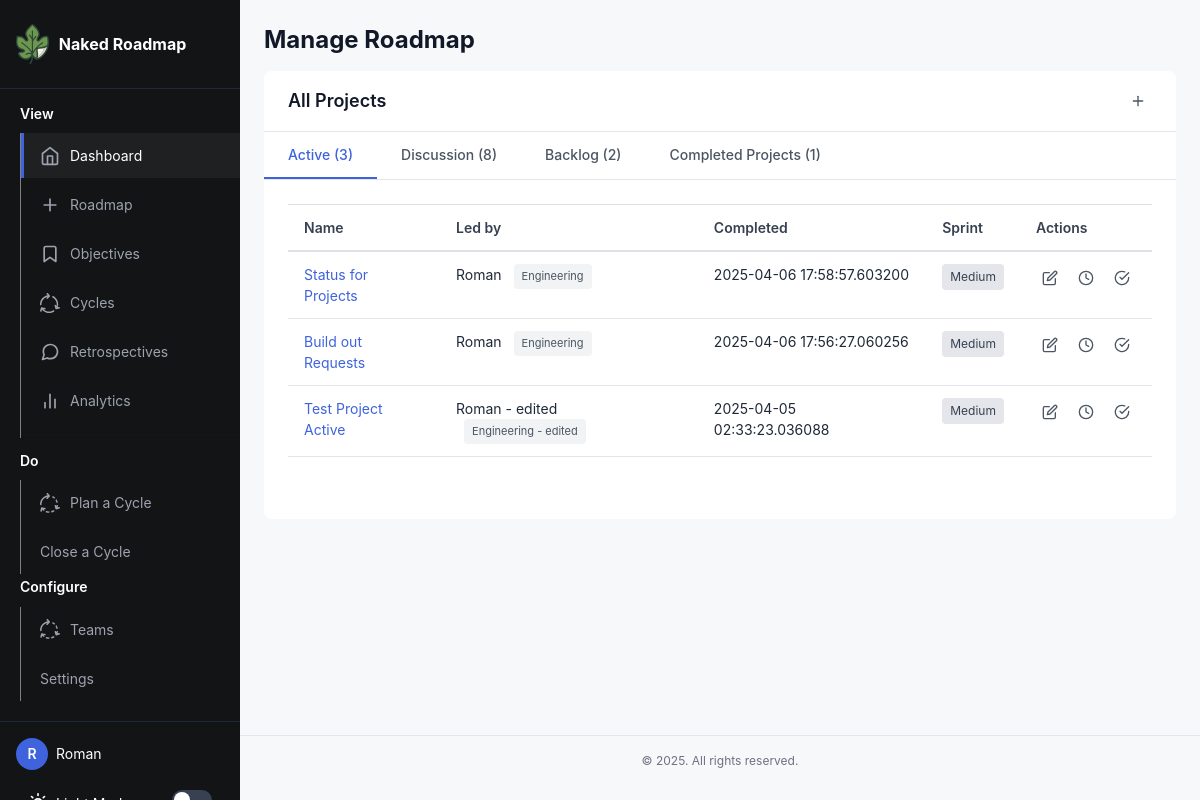
The page /projects (signed in) on the database its author committed.
### app/models.py (models this page shows, shortened)
class User(UserMixin, db.Model):
    id: so.Mapped[int] = so.mapped_column(primary_key=True)
    username: so.Mapped[str] = so.mapped_column(sa.String(64), index=True, unique=True)
    email: so.Mapped[str] = so.mapped_column(sa.String(120), index=True, unique=True)
    password_hash: so.Mapped[Optional[str]] = so.mapped_column(sa.String(256))
    posts: so.WriteOnlyMapped['Post'] = so.relationship(back_populates='author')

class Project(db.Model):
    __tablename__ = "project"
    id: so.Mapped[int] = so.mapped_column(primary_key=True)
    name: so.Mapped[str] = so.mapped_column(sa.TEXT())
    created: so.Mapped[datetime] = so.mapped_column(index=True, default=lambda: datetime.now(timezone.utc))
    dri: so.Mapped[str] = so.mapped_column(sa.TEXT())
    team: so.Mapped[str] = so.mapped_column(sa.TEXT())
    context: so.Mapped[str] = so.mapped_column(sa.TEXT())
    why: so.Mapped[str] = so.mapped_column(sa.TEXT())
    requirements: so.Mapped[str] = so.mapped_column(sa.TEXT())
    launch: so.Mapped[str] = so.mapped_column(sa.TEXT())
    location: so.Mapped[str] = so.mapped_column(sa.TEXT(),  nullable=True, default="discussion")
    type: so.Mapped[str] = so.mapped_column(sa.TEXT(), nullable=True)
    status: so.Mapped[str] = so.mapped_column(sa.TEXT(), nullable=True, default="Active")
    objective_id = db.Column(db.Integer, db.ForeignKey('goal.id'), nullable=True)
    objective = db.relationship('Goal', backref=db.backref('projects', lazy='dynamic'))

### app/routes.py (the view)
@app.route('/projects')
@login_required # If you want to toggle someone forced to log in to see roadmap, you can use this.
def projectspage():
    projects = (
        Project.query
        .order_by(Project.created.desc())
        .all()
    )
    return render_template('projects.html', title='Projects', projects=projects)

### app/models.py (called while the page is built)
@login.user_loader
def load_user(id):
    return db.session.get(User, int(id))

### app/routes.py (called while the page is built)
@app.context_processor
def inject_csrf_token():
    return dict(csrf_token=generate_csrf())

### app/templates/projects.html (shortened to what this page needs)
{% extends 'base.html' %}
{% block content %}
<h1>Manage Roadmap</h1>
<section class="section discussion-section">
  <div class="section-header">
    <h3>All Projects</h3>
    <a href="{{ url_for('createProject') }}" class="btn-icon" title="Create a New Project">
      <svg width="16" height="16" viewBox="0 0 24 24" fill="none" stroke="currentColor" stroke-width="2" stroke-linecap="round" stroke-linejoin="round">
        <line x1="12" y1="5" x2="12" y2="19"></line>
        <line x1="5" y1="12" x2="19" y2="12"></line>
      </svg>
    </a>
  </div>
<section class="section tabbed-section">
  <div class="tabs">
    <button class="tab-btn active" data-tab="active">Active ({% for len in projects|selectattr('location', '==', "sprint") %}{% if loop.index == 1 %}{{ '0' if loop is none else loop|length }}{% endif %}{% endfor %})</button>
    <button class="tab-btn" data-tab="discussion">Discussion ({% for len in projects|selectattr('location', '==', "discussion") %}{% if loop.index == 1 %}{{ '0' if loop is none else loop|length }}{% endif %}{% endfor %})</button>
    <button class="tab-btn" data-tab="backlog">Backlog ({% for len in projects|selectattr('location', '==', "backlog") %}{% if loop.index == 1 %}{{ '0' if loop is none else loop|length }}{% endif %}{% endfor %})</button>
    <button class="tab-btn" data-tab="completed">Completed Projects ({% for len in projects|selectattr('location', '==', "completed") %}{% if loop.index == 1 %}{{ '0' if loop is none else loop|length }}{% endif %}{% endfor %})</button>
  </div>
  <div class="tab-content active" id="active-tab">
    <div class="table-responsive">
      <table class="table">
        <thead>
          <tr>
            <th>Name</th>
            <th>Led by</th>
            <th>Completed</th>
            <th>Sprint</th>
            <th>Actions</th>
          </tr>
        </thead>
        <tbody>
          {% for project in projects|selectattr('location', '==', "sprint") %}
          <tr>
            <td><a href="{{ url_for('project', project_id=project['id']) }}">{{ project.name }}</a></td>
            <td>{{ project.dri }} <span class="team-tag">{{ project.team }}</span></td>
            <td>{{ project.created }}</td>
            <td>
              <span class="priority-indicator
                {% if project.priority == 'High' %}priority-high
                {% elif project.priority == 'Medium' %}priority-medium
                {% else %}priority-low{% endif %}">
                {{ project.priority|default('Medium') }}
              </span>
            </td>
            <td>
              <div class="action-buttons">
                <a href="{{ url_for('edit', project_id=project.id) }}" class="btn-icon" title="Edit project">
                  <svg width="16" height="16" viewBox="0 0 24 24" fill="none" stroke="currentColor" stroke-width="2" stroke-linecap="round" stroke-linejoin="round">
                    <path d="M11 4H4a2 2 0 0 0-2 2v14a2 2 0 0 0 2 2h14a2 2 0 0 0 2-2v-7"></path>
                    <path d="M18.5 2.5a2.121 2.121 0 0 1 3 3L12 15l-4 1 1-4 9.5-9.5z"></path>
                  </svg>
                </a>
                <a href="#" class="btn-icon" title="Move to discussion">
                  <svg width="16" height="16" viewBox="0 0 24 24" fill="none" stroke="currentColor" stroke-width="2" stroke-linecap="round" stroke-linejoin="round">
                    <circle cx="12" cy="12" r="10"></circle>
                    <polyline points="12 6 12 12 16 14"></polyline>
                  </svg>
                </a>
                <a href="{{url_for('add_to_cycle', project_id=project.id, sprint_id=2) }}" class="btn-icon" title="Add to Sprint">
                  <svg width="16" height="16" viewBox="0 0 24 24" fill="none" stroke="currentColor" stroke-width="2" stroke-linecap="round" stroke-linejoin="round">
                    <path d="M22 11.08V12a10 10 0 1 1-5.93-9.14"></path>
                    <polyline points="22 4 12 14.01 9 11.01"></polyline>
                  </svg>
                </a>
              </div>
            </td>
          </tr>
          {% endfor %}
        </tbody>
      </table>
    </div>
  </div>
</section>
{% endblock %}

### app/templates/base.html (shortened to what this page needs)
<!doctype html>
<html lang="en" data-theme="light">
<head>
  <link rel="stylesheet" href="https://stackpath.bootstrapcdn.com/bootstrap/4.3.1/css/bootstrap.min.css">
  <link rel="stylesheet" type="text/css" href={{ url_for('static', filename='./css/style.css')}}>
  <link href="static/fonts/Mulish/Mulish-VariableFont_wght.ttf" rel="stylesheet">
</head>
<body>
  <div class="app-container">
    <div class="sidebar">
      <div class="sidebar-header">
        <a href="{{ url_for('index')}}" class="logo">
          <img src="{{ url_for('static', filename='fig-icon.svg')}}" style="max-height:40px; margin-right:10px;">
          <span>Naked Roadmap</span>
        </a>
      </div>
      <nav class="sidebar-nav">
        <h6 style="margin:0px 20px; padding-bottom:10px;">View</h6>
        <ul>
          <li>
            <a href="{{ url_for('index') }}" class="active">
              <img src="{{ url_for('static', filename='./icons/dashboard.svg')}}" style="max-height:20px; margin-right:10px;">
              Dashboard
            </a>
          </li>
          <li>
            <a href="{{ url_for('projectspage') }}">
              <img src="{{ url_for('static', filename='./icons/roadmap.svg')}}" style="max-height:20px; margin-right:10px;">
              Roadmap
            </a>
          </li>
          <li>
            <a href="{{ url_for('createGoal') }}">
              <img src="{{ url_for('static', filename='./icons/objective.svg')}}" style="max-height:20px; margin-right:10px;">
              Objectives
            </a>
          </li>
          <li>
            <a href="{{ url_for('show_cycles') }}">
              <img src="{{ url_for('static', filename='./icons/cycle.svg')}}" style="max-height:20px; margin-right:10px;"> Cycles
            </a>
          </li>
          <li>
            <a href="#">
              <img src="{{ url_for('static', filename='./icons/retrospectives.svg')}}" style="max-height:20px; margin-right:10px;">
              Retrospectives
            </a>
          </li>
          <li>
            <a href="#">
              <img src="{{ url_for('static', filename='./icons/analytics.svg')}}" style="max-height:20px; margin-right:10px;">
              Analytics
            </a>
          </li>
          <li>
            <hr>
          </li>
        </ul>
        <h6 style="margin:0px 20px; padding-bottom:10px;">Do</h6>
        <ul>
          <li>
            <a href="{{url_for('plan_sprint') }}">
              <img src="{{ url_for('static', filename='./icons/cycle-2.svg')}}" style="max-height:20px; margin-right:10px;"> Plan a Cycle
            </a>
          </li>
          <li>
            <a href="#">
              Close a Cycle
            </a>
          </li>
        </ul>
        <h6 style="margin:0px 20px; padding-bottom:10px;">Configure</h6>
        <ul>
          <li>
            <a href="{{url_for('plan_sprint') }}">
              <img src="{{ url_for('static', filename='./icons/cycle-2.svg')}}" style="max-height:20px; margin-right:10px;"> Teams
            </a>
          </li>
          <li>
            <a href="#">
              Settings
            </a>
          </li>
        </ul>
      </nav>
      <div class="sidebar-footer">
        {% if current_user.is_anonymous %}
        <a href="{{ url_for('login') }}" class="btn-login">
          <svg width="20" height="20" viewBox="0 0 24 24" fill="none" xmlns="http://www.w3.org/2000/svg">
            <path d="M15 3h4a2 2 0 012 2v14a2 2 0 01-2 2h-4M10 17l5-5-5-5M15 12H3" stroke="currentColor" stroke-width="2" stroke-linecap="round" stroke-linejoin="round" />
          </svg>
          Login
        </a>
        <div class="theme-switch">
          <svg class="theme-switch-icon" xmlns="http://www.w3.org/2000/svg" width="20" height="20" viewBox="0 0 24 24" fill="none" stroke="currentColor" stroke-width="2" stroke-linecap="round" stroke-linejoin="round">
            <circle cx="12" cy="12" r="5"></circle>
            <line x1="12" y1="1" x2="12" y2="3"></line>
            <line x1="12" y1="21" x2="12" y2="23"></line>
            <line x1="4.22" y1="4.22" x2="5.64" y2="5.64"></line>
            <line x1="18.36" y1="18.36" x2="19.78" y2="19.78"></line>
            <line x1="1" y1="12" x2="3" y2="12"></line>
            <line x1="21" y1="12" x2="23" y2="12"></line>
            <line x1="4.22" y1="19.78" x2="5.64" y2="18.36"></line>
            <line x1="18.36" y1="5.64" x2="19.78" y2="4.22"></line>
          </svg>
          <span class="theme-switch-text">Light Mode</span>
          <label class="toggle-switch">
            <input type="checkbox" id="theme-toggle">
            <span class="toggle-slider"></span>
          </label>
        </div>
        {% else %}
        <div class="user-info">
          <div class="user-avatar">{{ current_user.username[0] }}</div>
          <span>{{ current_user.username }}</span>
        </div>
        <div class="theme-switch">
          <span class="theme-switch-text">Light Mode</span>
          <label class="toggle-switch">
            <span class="toggle-slider"></span>
          </label>
        </div>
        {% endif %}
      </div>
    </div>
    <div class="main-content">
      <div class="content-container">
        {% block content %}{% endblock %}
      </div>
      <footer class="app-footer">
        <p>&copy; {{ config.company_name }} 2025. All rights reserved.</p>
      </footer>
    </div>
  </div>
</body>
</html>

### rows shown on the page
User: username "R", username "Roman"
Project: value "3", name "Status for Projects", dri "Roman", team "Engineering", created "2025-04-06 17:58:57.603200", priority "Medium"
Project: value "8"
Project: value "2"
Project: value "1"
Project: name "Build out Requests", dri "Roman", team "Engineering", created "2025-04-06 17:56:27.060256", priority "Medium"
Project: name "Test Project Active", dri "Roman - edited", team "Engineering - edited", created "2025-04-05 02:33:23.036088", priority "Medium"
